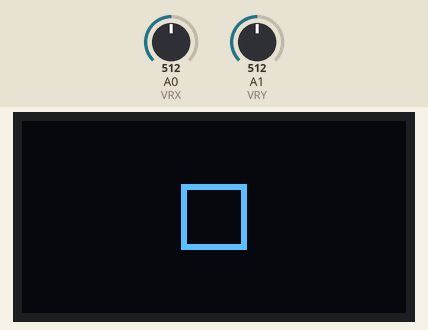
Recording of a sketch running on a simulated Arduino Uno, built with avr-gcc and run on an emulated ATmega328P. On the bench: 128×64 one-colour display. Inputs (shaded band) come from the test bench; at power-on: A1 (VRY) = 512, A0 (VRX) = 512. What the sketch prints to the serial monitor is not drawn.

Above: at 1.2 s.
1.3 s: A1 (VRY) set to 991
At 2.09 s:
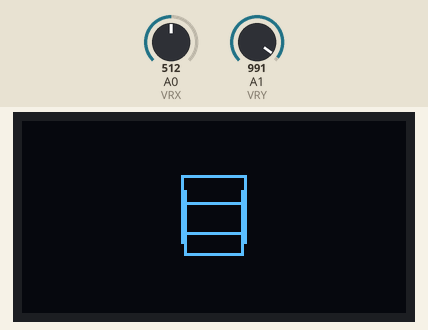
2.8 s: A1 (VRY) set to 1006
4.3 s: A0 (VRX) set to 710
At 4.47 s:
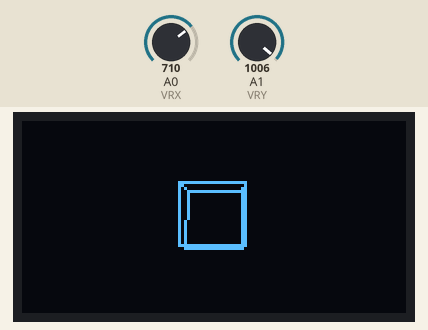
5.9 s: A0 (VRX) set to 690
At 7.09 s:
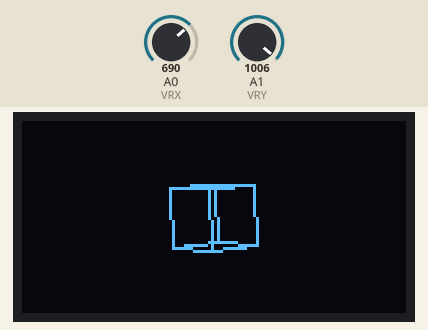
7.5 s: A0 (VRX) set to 716
At 7.61 s:
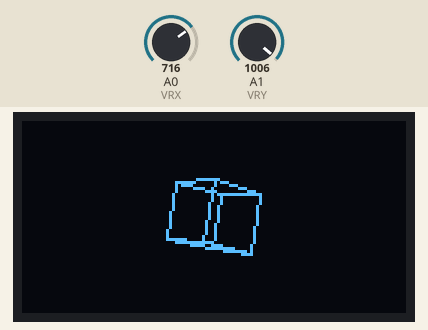
9.0 s: A1 (VRY) set to 718
10.5 s: A1 (VRY) set to 683
At 10.67 s:
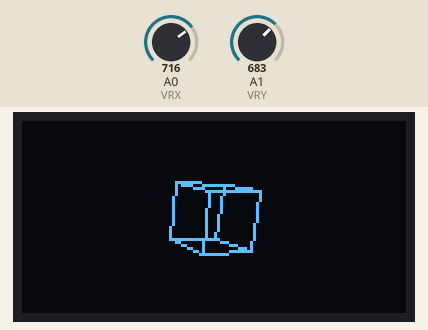

Measured:
- after the input at 1.3 s, the display: first changes after 0.06 s (image 1 shows a later state)

The sketch:

3d-cube.ino
```cpp
#include <Wire.h>
#include <Adafruit_GFX.h>
#include <Adafruit_SSD1306.h>

#define SCREEN_WIDTH 128
#define SCREEN_HEIGHT 64
#define OLED_RESET -1
Adafruit_SSD1306 display(SCREEN_WIDTH, SCREEN_HEIGHT, &Wire, OLED_RESET);

// Joystick pins
const int VRX = A0;
const int VRY = A1;
const int SW = 2;

// 3D Cube parameters
float angleX = 0;
float angleY = 0;
float angleZ = 0;
float rotationSpeed = 0.05;

// Cube vertices (centered at origin)
float cube[8][3] = {
  {-10, -10, -10},
  {10, -10, -10},
  {10, 10, -10},
  {-10, 10, -10},
  {-10, -10, 10},
  {10, -10, 10},
  {10, 10, 10},
  {-10, 10, 10}
};

// Cube edges
int edges[12][2] = {
  {0,1}, {1,2}, {2,3}, {3,0},
  {4,5}, {5,6}, {6,7}, {7,4},
  {0,4}, {1,5}, {2,6}, {3,7}
};

void setup() {
  Serial.begin(115200);
  pinMode(SW, INPUT_PULLUP);

  Serial.println("Initializing display...");
  if(!display.begin(SSD1306_SWITCHCAPVCC, 0x3C)) {
    Serial.println("OLED failed");
    while(1);
  }

  display.setTextSize(1);
  display.setTextColor(SSD1306_WHITE);
  Serial.println("Ready!");
}

void loop() {
  // Debug output
  Serial.println("------ New Frame ------");
  Serial.print("VRX: "); Serial.print(analogRead(VRX));
  Serial.print(" VRY: "); Serial.println(analogRead(VRY));

  processInput();
  drawCube();
  delay(50);
}

void processInput() {
  int xVal = analogRead(VRX);
  int yVal = analogRead(VRY);

  // X-axis rotation
  if(yVal < 300) angleX += rotationSpeed;
  if(yVal > 700) angleX -= rotationSpeed;

  // Y-axis rotation
  if(xVal < 300) angleY += rotationSpeed;
  if(xVal > 700) angleY -= rotationSpeed;
}

void drawCube() {
  display.clearDisplay();

  float projected[8][2];

  // Project 3D points to 2D
  for(int i=0; i<8; i++) {
    // Rotate point
    float x = cube[i][0];
    float y = cube[i][1];
    float z = cube[i][2];

    // Rotation matrices
    // X-axis rotation
    float tempY = y*cos(angleX) - z*sin(angleX);
    float tempZ = y*sin(angleX) + z*cos(angleX);
    y = tempY;
    z = tempZ;

    // Y-axis rotation
    float tempX = x*cos(angleY) - z*sin(angleY);
    tempZ = x*sin(angleY) + z*cos(angleY);
    x = tempX;
    z = tempZ;

    // Project to 2D
    float scale = 150/(150 + z); // Simple perspective
    projected[i][0] = x * scale + SCREEN_WIDTH/2;
    projected[i][1] = y * scale + SCREEN_HEIGHT/2;

    Serial.print("Point "); Serial.print(i);
    Serial.print(": "); Serial.print(projected[i][0]);
    Serial.print(", "); Serial.println(projected[i][1]);
  }

  // Draw edges
  for(int i=0; i<12; i++) {
    int start = edges[i][0];
    int end = edges[i][1];

    display.drawLine(
      projected[start][0], projected[start][1],
      projected[end][0], projected[end][1],
      SSD1306_WHITE
    );
  }

  display.display();
}
```
